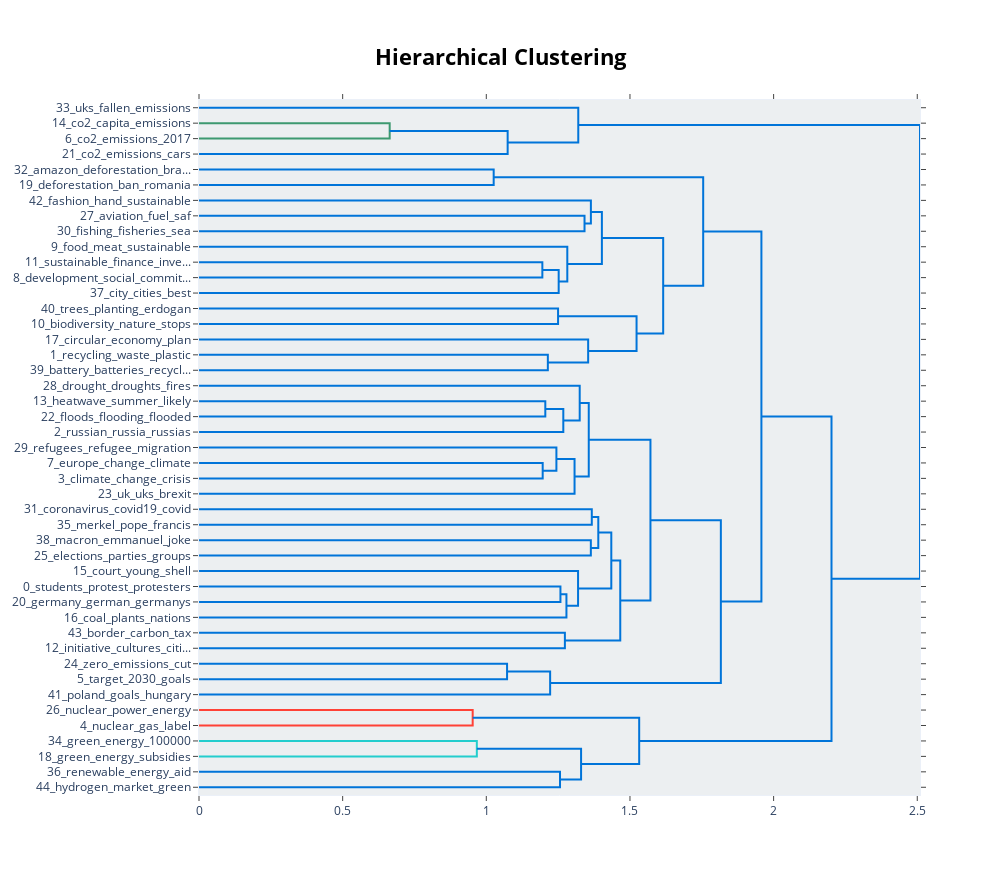

Notebook code for this chart:
### Markdown cell above
## Visualize Topic Hierarchy

The topics that were created can be hierarchically reduced. In order to understand the potential hierarchical structure of the topics, we can use scipy.cluster.hierarchy to create clusters and visualize how they relate to one another. This might help selecting an appropriate nr_topics when reducing the number of topics that you have created.

### Code cell
topic_model.visualize_hierarchy(top_n_topics=50)

### Figure 1 — Plotly figure (JSON) as saved in the notebook; plotly's stock layout.template omitted (floating-point values rounded to 4 significant figures)
{"data": [{"hoverinfo": "text", "marker": {"color": "rgb(61,153,112)"}, "mode": "lines", "type": "scatter", "x": [0, 0.6637, 0.6637, 0], "xaxis": "x", "y": [-15, -15, -25, -25], "yaxis": "y"}, {"hoverinfo": "text", "marker": {"color": "rgb(0,116,217)"}, "mode": "lines", "type": "scatter", "x": [0.6637, 1.074, 1.074, 0], "xaxis": "x", "y": [-20, -20, -35, -35], "yaxis": "y"}, {"hoverinfo": "text", "marker": {"color": "rgb(0,116,217)"}, "mode": "lines", "type": "scatter", "x": [0, 1.32, 1.32, 1.074], "xaxis": "x", "y": [-5, -5, -27.5, -27.5], "yaxis": "y"}, {"hoverinfo": "text", "marker": {"color": "rgb(0,116,217)"}, "mode": "lines", "type": "scatter", "x": [0, 1.026, 1.026, 0], "xaxis": "x", "y": [-45, -45, -55, -55], "yaxis": "y"}, {"hoverinfo": "text", "marker": {"color": "rgb(0,116,217)"}, "mode": "lines", "type": "scatter", "x": [0, 1.342, 1.342, 0], "xaxis": "x", "y": [-75, -75, -85, -85], "yaxis": "y"}, {"hoverinfo": "text", "marker": {"color": "rgb(0,116,217)"}, "mode": "lines", "type": "scatter", "x": [0, 1.364, 1.364, 1.342], "xaxis": "x", "y": [-65, -65, -80, -80], "yaxis": "y"}, {"hoverinfo": "text", "marker": {"color": "rgb(0,116,217)"}, "mode": "lines", "type": "scatter", "x": [0, 1.195, 1.195, 0], "xaxis": "x", "y": [-105, -105, -115, -115], "yaxis": "y"}, {"hoverinfo": "text", "marker": {"color": "rgb(0,116,217)"}, "mode": "lines", "type": "scatter", "x": [1.195, 1.252, 1.252, 0], "xaxis": "x", "y": [-110, -110, -125, -125], "yaxis": "y"}, {"hoverinfo": "text", "marker": {"color": "rgb(0,116,217)"}, "mode": "lines", "type": "scatter", "x": [0, 1.282, 1.282, 1.252], "xaxis": "x", "y": [-95, -95, -117.5, -117.5], "yaxis": "y"}, {"hoverinfo": "text", "marker": {"color": "rgb(0,116,217)"}, "mode": "lines", "type": "scatter", "x": [1.364, 1.402, 1.402, 1.282], "xaxis": "x", "y": [-72.5, -72.5, -106.2, -106.2], "yaxis": "y"}, {"hoverinfo": "text", "marker": {"color": "rgb(0,116,217)"}, "mode": "lines", "type": "scatter", "x": [0, 1.25, 1.25, 0], "xaxis": "x", "y": [-135, -135, -145, -145], "yaxis": "y"}, {"hoverinfo": "text", "marker": {"color": "rgb(0,116,217)"}, "mode": "lines", "type": "scatter", "x": [0, 1.214, 1.214, 0], "xaxis": "x", "y": [-165, -165, -175, -175], "yaxis": "y"}, {"hoverinfo": "text", "marker": {"color": "rgb(0,116,217)"}, "mode": "lines", "type": "scatter", "x": [0, 1.354, 1.354, 1.214], "xaxis": "x", "y": [-155, -155, -170, -170], "yaxis": "y"}, {"hoverinfo": "text", "marker": {"color": "rgb(0,116,217)"}, "mode": "lines", "type": "scatter", "x": [1.25, 1.523, 1.523, 1.354], "xaxis": "x", "y": [-140, -140, -162.5, -162.5], "yaxis": "y"}, {"hoverinfo": "text", "marker": {"color": "rgb(0,116,217)"}, "mode": "lines", "type": "scatter", "x": [1.402, 1.616, 1.616, 1.523], "xaxis": "x", "y": [-89.38, -89.38, -151.2, -151.2], "yaxis": "y"}, {"hoverinfo": "text", "marker": {"color": "rgb(0,116,217)"}, "mode": "lines", "type": "scatter", "x": [1.026, 1.755, 1.755, 1.616], "xaxis": "x", "y": [-50, -50, -120.3, -120.3], "yaxis": "y"}, {"hoverinfo": "text", "marker": {"color": "rgb(0,116,217)"}, "mode": "lines", "type": "scatter", "x": [0, 1.205, 1.205, 0], "xaxis": "x", "y": [-195, -195, -205, -205], "yaxis": "y"}, {"hoverinfo": "text", "marker": {"color": "rgb(0,116,217)"}, "mode": "lines", "type": "scatter", "x": [1.205, 1.268, 1.268, 0], "xaxis": "x", "y": [-200, -200, -215, -215], "yaxis": "y"}, {"hoverinfo": "text", "marker": {"color": "rgb(0,116,217)"}, "mode": "lines", "type": "scatter", "x": [0, 1.325, 1.325, 1.268], "xaxis": "x", "y": [-185, -185, -207.5, -207.5], "yaxis": "y"}, {"hoverinfo": "text", "marker": {"color": "rgb(0,116,217)"}, "mode": "lines", "type": "scatter", "x": [0, 1.196, 1.196, 0], "xaxis": "x", "y": [-235, -235, -245, -245], "yaxis": "y"}, {"hoverinfo": "text", "marker": {"color": "rgb(0,116,217)"}, "mode": "lines", "type": "scatter", "x": [0, 1.244, 1.244, 1.196], "xaxis": "x", "y": [-225, -225, -240, -240], "yaxis": "y"}, {"hoverinfo": "text", "marker": {"color": "rgb(0,116,217)"}, "mode": "lines", "type": "scatter", "x": [1.244, 1.307, 1.307, 0], "xaxis": "x", "y": [-232.5, -232.5, -255, -255], "yaxis": "y"}, {"hoverinfo": "text", "marker": {"color": "rgb(0,116,217)"}, "mode": "lines", "type": "scatter", "x": [1.325, 1.357, 1.357, 1.307], "xaxis": "x", "y": [-196.2, -196.2, -243.8, -243.8], "yaxis": "y"}, {"hoverinfo": "text", "marker": {"color": "rgb(0,116,217)"}, "mode": "lines", "type": "scatter", "x": [0, 1.367, 1.367, 0], "xaxis": "x", "y": [-265, -265, -275, -275], "yaxis": "y"}, {"hoverinfo": "text", "marker": {"color": "rgb(0,116,217)"}, "mode": "lines", "type": "scatter", "x": [0, 1.364, 1.364, 0], "xaxis": "x", "y": [-285, -285, -295, -295], "yaxis": "y"}, {"hoverinfo": "text", "marker": {"color": "rgb(0,116,217)"}, "mode": "lines", "type": "scatter", "x": [1.367, 1.39, 1.39, 1.364], "xaxis": "x", "y": [-270, -270, -290, -290], "yaxis": "y"}, {"hoverinfo": "text", "marker": {"color": "rgb(0,116,217)"}, "mode": "lines", "type": "scatter", "x": [0, 1.258, 1.258, 0], "xaxis": "x", "y": [-315, -315, -325, -325], "yaxis": "y"}, {"hoverinfo": "text", "marker": {"color": "rgb(0,116,217)"}, "mode": "lines", "type": "scatter", "x": [1.258, 1.279, 1.279, 0], "xaxis": "x", "y": [-320, -320, -335, -335], "yaxis": "y"}, {"hoverinfo": "text", "marker": {"color": "rgb(0,116,217)"}, "mode": "lines", "type": "scatter", "x": [0, 1.319, 1.319, 1.279], "xaxis": "x", "y": [-305, -305, -327.5, -327.5], "yaxis": "y"}, {"hoverinfo": "text", "marker": {"color": "rgb(0,116,217)"}, "mode": "lines", "type": "scatter", "x": [1.39, 1.435, 1.435, 1.319], "xaxis": "x", "y": [-280, -280, -316.2, -316.2], "yaxis": "y"}, {"hoverinfo": "text", "marker": {"color": "rgb(0,116,217)"}, "mode": "lines", "type": "scatter", "x": [0, 1.274, 1.274, 0], "xaxis": "x", "y": [-345, -345, -355, -355], "yaxis": "y"}, {"hoverinfo": "text", "marker": {"color": "rgb(0,116,217)"}, "mode": "lines", "type": "scatter", "x": [1.435, 1.466, 1.466, 1.274], "xaxis": "x", "y": [-298.1, -298.1, -350, -350], "yaxis": "y"}, {"hoverinfo": "text", "marker": {"color": "rgb(0,116,217)"}, "mode": "lines", "type": "scatter", "x": [1.357, 1.571, 1.571, 1.466], "xaxis": "x", "y": [-220, -220, -324.1, -324.1], "yaxis": "y"}, {"hoverinfo": "text", "marker": {"color": "rgb(0,116,217)"}, "mode": "lines", "type": "scatter", "x": [0, 1.072, 1.072, 0], "xaxis": "x", "y": [-365, -365, -375, -375], "yaxis": "y"}, {"hoverinfo": "text", "marker": {"color": "rgb(0,116,217)"}, "mode": "lines", "type": "scatter", "x": [1.072, 1.222, 1.222, 0], "xaxis": "x", "y": [-370, -370, -385, -385], "yaxis": "y"}, {"hoverinfo": "text", "marker": {"color": "rgb(0,116,217)"}, "mode": "lines", "type": "scatter", "x": [1.571, 1.816, 1.816, 1.222], "xaxis": "x", "y": [-272.0, -272.0, -377.5, -377.5], "yaxis": "y"}, {"hoverinfo": "text", "marker": {"color": "rgb(0,116,217)"}, "mode": "lines", "type": "scatter", "x": [1.755, 1.958, 1.958, 1.816], "xaxis": "x", "y": [-85.16, -85.16, -324.8, -324.8], "yaxis": "y"}, {"hoverinfo": "text", "marker": {"color": "rgb(255,65,54)"}, "mode": "lines", "type": "scatter", "x": [0, 0.9525, 0.9525, 0], "xaxis": "x", "y": [-395, -395, -405, -405], "yaxis": "y"}, {"hoverinfo": "text", "marker": {"color": "rgb(35,205,205)"}, "mode": "lines", "type": "scatter", "x": [0, 0.967, 0.967, 0], "xaxis": "x", "y": [-415, -415, -425, -425], "yaxis": "y"}, {"hoverinfo": "text", "marker": {"color": "rgb(0,116,217)"}, "mode": "lines", "type": "scatter", "x": [0, 1.257, 1.257, 0], "xaxis": "x", "y": [-435, -435, -445, -445], "yaxis": "y"}, {"hoverinfo": "text", "marker": {"color": "rgb(0,116,217)"}, "mode": "lines", "type": "scatter", "x": [0.967, 1.33, 1.33, 1.257], "xaxis": "x", "y": [-420, -420, -440, -440], "yaxis": "y"}, {"hoverinfo": "text", "marker": {"color": "rgb(0,116,217)"}, "mode": "lines", "type": "scatter", "x": [0.9525, 1.532, 1.532, 1.33], "xaxis": "x", "y": [-400, -400, -430, -430], "yaxis": "y"}, {"hoverinfo": "text", "marker": {"color": "rgb(0,116,217)"}, "mode": "lines", "type": "scatter", "x": [1.958, 2.201, 2.201, 1.532], "xaxis": "x", "y": [-205.0, -205.0, -415, -415], "yaxis": "y"}, {"hoverinfo": "text", "marker": {"color": "rgb(0,116,217)"}, "mode": "lines", "type": "scatter", "x": [1.32, 2.509, 2.509, 2.201], "xaxis": "x", "y": [-16.25, -16.25, -310.0, -310.0], "yaxis": "y"}], "layout": {"autosize": false, "height": 875, "hoverlabel": {"bgcolor": "white", "font": {"family": "Rockwell", "size": 16}}, "hovermode": "closest", "plot_bgcolor": "#ECEFF1", "showlegend": false, "title": {"font": {"color": "Black", "size": 22}, "text": "<b>Hierarchical Clustering", "x": 0.5, "xanchor": "center", "yanchor": "top"}, "width": 1000, "xaxis": {"autorange": true, "mirror": "allticks", "range": [0, 2.509], "rangemode": "tozero", "showgrid": false, "showline": true, "showticklabels": true, "ticks": "outside", "type": "linear", "zeroline": false}, "yaxis": {"mirror": "allticks", "range": [-450, 0], "rangemode": "tozero", "showgrid": false, "showline": true, "showticklabels": true, "tickmode": "array", "ticks": "outside", "ticktext": ["33_uks_fallen_emissions", "14_co2_capita_emissions", "6_co2_emissions_2017", "21_co2_emissions_cars", "32_amazon_deforestation_bra...", "19_deforestation_ban_romania", "42_fashion_hand_sustainable", "27_aviation_fuel_saf", "30_fishing_fisheries_sea", "9_food_meat_sustainable", "11_sustainable_finance_inve...", "8_development_social_commit...", "37_city_cities_best", "40_trees_planting_erdogan", "10_biodiversity_nature_stops", "17_circular_economy_plan", "1_recycling_waste_plastic", "39_battery_batteries_recycl...", "28_drought_droughts_fires", "13_heatwave_summer_likely", "22_floods_flooding_flooded", "2_russian_russia_russias", "29_refugees_refugee_migration", "7_europe_change_climate", "3_climate_change_crisis", "23_uk_uks_brexit", "31_coronavirus_covid19_covid", "35_merkel_pope_francis", "38_macron_emmanuel_joke", "25_elections_parties_groups", "15_court_young_shell", "0_students_protest_protesters", "20_germany_german_germanys", "16_coal_plants_nations", "43_border_carbon_tax", "12_initiative_cultures_citi...", "24_zero_emissions_cut", "5_target_2030_goals", "41_poland_goals_hungary", "26_nuclear_power_energy", "4_nuclear_gas_label", "34_green_energy_100000", "18_green_energy_subsidies", "36_renewable_energy_aid", "44_hydrogen_market_green"], "tickvals": [-5, -15, -25, -35, -45, -55, -65, -75, -85, -95, -105, -115, -125, -135, -145, -155, -165, -175, -185, -195, -205, -215, -225, -235, -245, -255, -265, -275, -285, -295, -305, -315, -325, -335, -345, -355, -365, -375, -385, -395, -405, -415, -425, -435, -445], "type": "linear", "zeroline": false}}}
